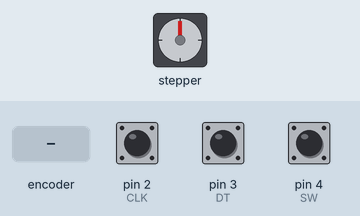
Simulated run of this sketch. Board: Arduino Uno, built with avr-gcc and run on an emulated ATmega328P. On the bench: stepper motor. Inputs (shaded band) come from the test bench; at power-on: pin 2 (CLK) HIGH, pin 3 (DT) HIGH, pin 4 (SW) HIGH. Stepper angles assume 2048 steps per turn; what the sketch prints to the serial monitor is not drawn.

Above: at 1.2 s.
1.3 s: rotary encoder on pin 2 (CLK) / pin 3 (DT) turned 3 steps (first pin leading)
Timing chart, 0 to 4.3 s (numbered marks = the images above; inputs shaded):
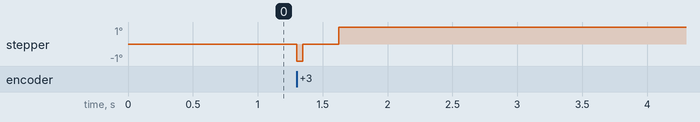

The sketch:

motor_rotor_encoder.ino
```cpp
#include <AccelStepper.h>

// Stepper Motor Pins (connected to IN1–IN4 of driver)
#define IN1 8
#define IN2 9
#define IN3 10
#define IN4 11

// Rotary Encoder Pins
#define CLK 2
#define DT 3
#define SW 4

// Stepper setup: 4 pins
AccelStepper stepper(AccelStepper::FULL4WIRE, IN1, IN3, IN2, IN4);

volatile int lastEncoded = 0;
volatile long encoderValue = 0;

int lastCLK = HIGH;
bool motorEnabled = true;

void setup() {
  // Encoder pins
  pinMode(CLK, INPUT_PULLUP);
  pinMode(DT, INPUT_PULLUP);
  pinMode(SW, INPUT_PULLUP);

  attachInterrupt(digitalPinToInterrupt(CLK), updateEncoder, CHANGE);
  attachInterrupt(digitalPinToInterrupt(DT), updateEncoder, CHANGE);

  // Stepper configuration
  stepper.setMaxSpeed(800.0);
  stepper.setAcceleration(400.0);

  Serial.begin(9600);
  Serial.println("Stepper + Encoder Ready");
}

void loop() {
  // If button is pressed, toggle motor enable
  if (digitalRead(SW) == LOW) {
    motorEnabled = !motorEnabled;
    delay(300); // debounce
  }

  if (motorEnabled) {
    stepper.moveTo(encoderValue); //Move stepper based on encoder
    stepper.run();
  }
}

// Interrupt routine to read encoder
void updateEncoder() {
  int MSB = digitalRead(CLK); // Most Significant Bit
  int LSB = digitalRead(DT);  // Least Significant Bit

  int encoded = (MSB << 1) | LSB; //Converting the 2 pin value to a single number
  int sum = (lastEncoded << 2) | encoded;

  if (sum == 0b1101 || sum == 0b0100 || sum == 0b0010 || sum == 0b1011)
    encoderValue++;
  if (sum == 0b1110 || sum == 0b0111 || sum == 0b0001 || sum == 0b1000)
    encoderValue--;

  lastEncoded = encoded;
}
```
